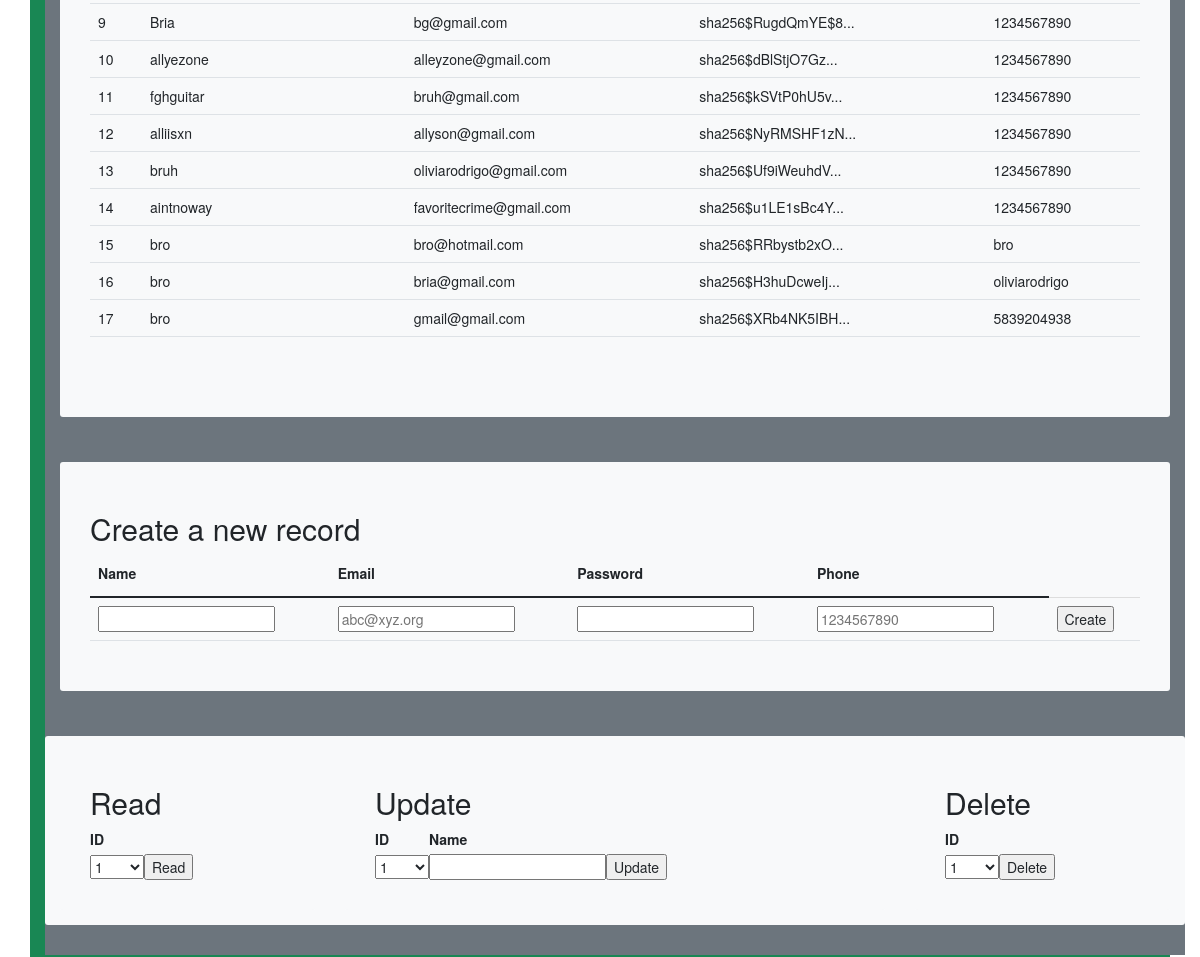
The page /crud/ (signed in, middle part) on the database as committed earlier.
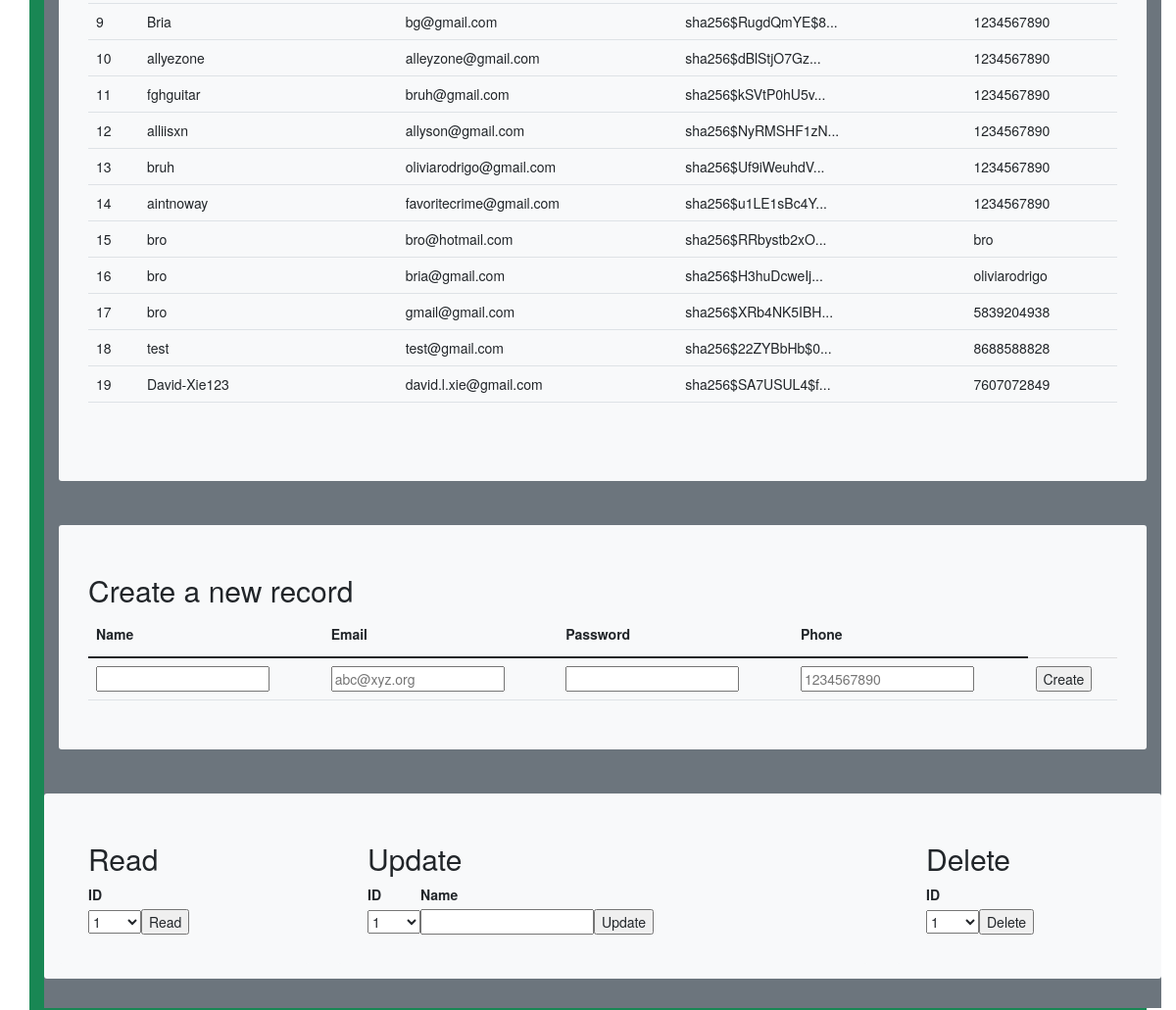
The same page on the database as committed later.
### model.py (models this page shows, shortened)
class Users(UserMixin, db.Model):
    userID = db.Column(db.Integer, primary_key=True)
    name = db.Column(db.String(255), unique=False, nullable=False)
    email = db.Column(db.String(255), unique=True, nullable=False)
    password = db.Column(db.String(255), unique=False, nullable=False)
    phone = db.Column(db.String(255), unique=False, nullable=False)
    def read(self):
        return {
            "userID": self.userID,
            "name": self.name,
            "email": self.email,
            "password": self.password,
            "phone": self.phone,
            "query": "by_alc"  # This is for fun, a little watermark
        }

### cruddy/app_crud.py (the view)
@app_crud.route('/')
@login_required  # Flask-Login uses this decorator to restrict access to logged in users
def crud():
    return render_template("crud.html", table=users_all())

### cruddy/query.py (called while the page is built)
def users_all():
    return users_all_alc()

def users_all_alc():
    table = Users.query.all()
    json_ready = [peep.read() for peep in table]
    return json_ready

@login_manager.user_loader
def user_loader(user_id):
    if user_id is not None:
        return Users.query.get(user_id)
    return None

### templates/crud.html (shortened to what this page needs)
<!DOCTYPE html>
{% extends "layouts/base.html" %}
{% block body %}
    {% if current_user.is_authenticated %}
        <p style="text-align:right;"> Welcome {{ current_user.name }} <p>
    {% endif %}
    <div class="container py-4 text-light bg-success">
        <div class="container bg-secondary py-4">
            <div class="p-5 mb-4 bg-light text-dark rounded-3">
                <div class="row align-items-md-stretch">
                    <div class="container-fluid py-5">
                        <table class="table">
                            <tbody>
                            {% for row in table %}
                                {% set pn = "" ~ row['phone'] %}
                                {% set pnf = "(" ~ pn[0:3] ~ ")" ~ pn[3:6] ~ "-" ~ pn[6:10] %}
                                <tr>
                                    <td>{{ row['userID'] }}</td>
                                    <td>{{ row['name'] }}</td>
                                    <td>{{ row['email'] }}</td>
                                    <td>{{ row['password'] | truncate(20) }}</td>
                                    <td>{{ row['phone'] }}</td>
                                </tr>
                            {% endfor %}
                            </tbody>
                        </table>
                    </div>
                </div>
            </div>
        </div>
        <div class="container bg-secondary py-4">
            <div class="p-5 mb-4 bg-light text-dark rounded-3">
                <h2>Create a new record</h2>
                <form method="POST" ID="create" action={{url_for('crud.create')}} >
                    <table class="table">
                        <thead>
                        <tr>
                            <th><label for="name">Name</label></th>
                            <th><label for="email">Email</label></th>
                            <th><label for="password">Password</label></th>
                            <th><label for="phone">Phone</label></th>
                        </tr>
                        </thead>
                        <tbody>
                        <tr>
                            <td><input type="text" name="name" id="name" required></td>
                            <td><input type="email" name="email" id="email" placeholder="abc@xyz.org" required></td>
                            <td><input type="password" name="password" id="password" required></td>
                            <td><input type="tel" name="phone" id="phone" pattern="[0-9]{10}" placeholder="1234567890" required></td>
                            <td><input type="submit" value="Create"></td>
                        </tr>
                        </tbody>
                    </table>
                </form>
            </div>
        </div>
        <div class="container bg-secondary py-4">
            <div class="row mb-4 bg-light text-dark rounded-3">
                <div class="col-md-3">
                    <div class="p-5 mb-4 bg-light text-dark rounded-3">
                        <h2>Read</h2>
                        <form method="POST" ID="read" action={{url_for('crud.read')}} >
                            <table id="read_table">
                                <tr><th><label for="read_userid">ID</label></th></tr>
                                <tr>
                                    <td>
                                        <select name="userid" id="read_userid">
                                            <optgroup label="userid">
                                                {% for row in table %}
                                                    <option label="{{ row['userID'] }}">{{ row['userID'] }}</option>
                                                {% endfor %}
                                            </optgroup>
                                        </select>
                                    </td>
                                    <td>
                                        <input type="submit" value="Read">
                                    </td>
                                </tr>
                            </table>
                        </form>
                    </div>
                </div>
                <div class="col-md-6">
                    <div class="p-5 mb-4 bg-light text-dark rounded-3">
                        <h2>Update</h2>
                        <form method="POST" ID="update" action={{url_for('crud.update')}} >
                            <table id="update_table">
                                <tr>
                                    <th><label for="update_userid">ID</label></th>
                                    <th><label for="update_name">Name</label></th>
                                </tr>
                                <tr>
                                    <td>
                                        <select name="userid" id="update_userid">
                                            <optgroup label="userid">
                                                {% for row in table %}
                                                    <option label="{{ row['userID'] }}">{{ row['userID'] }}</option>
                                                {% endfor %}
                                            </optgroup>
                                        </select>
                                    </td>
                                    <td><input type="text" name="name" id="update_name" required></td>
                                    <td><input type="submit" value="Update"></td>
                                </tr>
                            </table>
                        </form>
                    </div>
                </div>
                <div class="col-md-3">
                    <div class="p-5 mb-4 bg-light text-dark rounded-3">
                        <h2>Delete</h2>
                        <form method="POST" ID="read" action={{url_for('crud.delete')}} >
                            <table id="read_table">
                                <tr><th><label for="delete_userid">ID</label></th></tr>
                                <tr>
                                    <td>
                                        <select name="userid" id="delete_userid">
                                            <optgroup label="userid">
                                                {% for row in table %}
                                                    <option label="{{ row['userID'] }}">{{ row['userID'] }}</option>
                                                {% endfor %}
                                            </optgroup>
                                        </select>
                                    </td>
                                    <td><input type="submit" value="Delete"></td>
                                </tr>
                            </table>
                        </form>
                    </div>
                </div>
            </div>
        </div>
    </div>
{% endblock %}

### templates/layouts/base.html (shortened to what this page needs)
<!DOCTYPE HTML>
<html lang="en">
<head>
</head>
<body>
{% include "layouts/navbar.html" %}
{%block body%}
{%endblock%}
</body>
</html>

### templates/layouts/navbar.html (shortened to what this page needs)
<head>
    <link href="https://cdn.jsdelivr.net/npm/bootstrap@5.0.0/dist/css/bootstrap.min.css" rel="stylesheet">
    <link rel="stylesheet" href="https://maxcdn.bootstrapcdn.com/font-awesome/4.7.0/css/font-awesome.min.css">
    <link rel="stylesheet" href="https://maxcdn.bootstrapcdn.com/bootstrap/3.3.7/css/bootstrap.min.css">
</head>
<body>
</body>

Rows that differ between the two databases and show on the page:
added Users: userID "18", name "test", email "test@gmail.com", password "sha256$22ZYBbHb$0...", phone "8688588828"
added Users: userID "19", name "David-Xie123", email "david.l.xie@gmail.com", password "sha256$SA7USUL4$f...", phone "7607072849"
